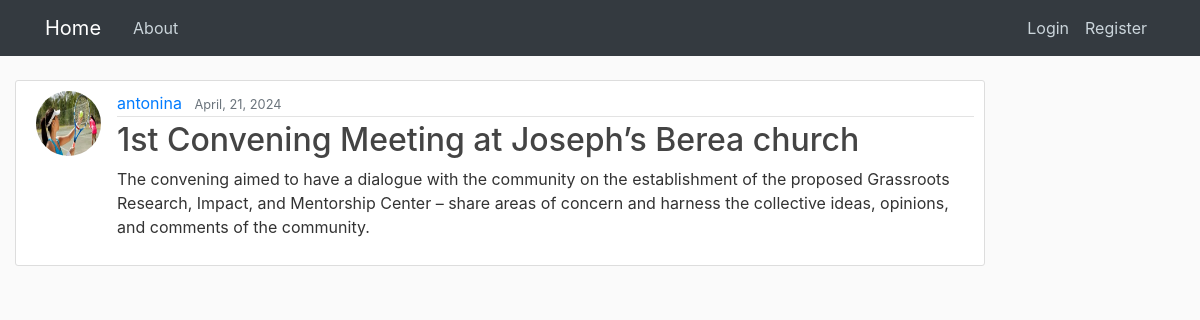
The page /post/29/ on the database its author committed.
### blogapp/models.py (models this page shows, shortened)
class Post(models.Model):
	title = models.CharField(max_length=100)
	content = models.TextField()
	date_posted = models.DateTimeField(default=timezone.now)
	author = models.ForeignKey(User, on_delete=models.CASCADE)

### users/models.py (models this page shows, shortened)
class Profile(models.Model):
    user = models.OneToOneField(User, on_delete=models.CASCADE)
    image = models.ImageField(default='default.jpg', upload_to='profile_pics')

### blogapp/views.py (the view)
# urls.py: path('post/<pk>/', PostDetailView.as_view(), name = 'post-detail'),
class PostDetailView(DetailView):
	model = Post

### blogapp/templates/blogapp/post_detail.html (shortened to what this page needs)
{% extends 'blogapp/main.html' %}
{% load crispy_forms_tags %}
{% block content %}
  <article class="media content-section">
    <img class="rounded-circle article-img" src="{{ post.author.profile.image.url }}">
    <div class="media-body">
      <div class="article-metadata">
        <a class="mr-2" href="{% url 'user-posts' object.author.username %}">{{ object.author }}</a>
        <small class="text-muted">{{ object.date_posted|date:"F, d, Y" }}</small>
      </div>
      <h2 class="article-title">{{ object.title }}</h2>
      <p class="article-content">{{ object.content }}</p>
    </div>
  </article>
{% endblock content %}

### blogapp/static/blogapp/main.css (style rules this page uses)
body { background: #fafafa; color: #333333; margin-top: 5rem; }
h1, h2, h3, h4, h5, h6 { color: #444444; }
.content-section { background: #ffffff; padding: 10px 20px; padding-right: 10px; border: 1px solid #dddddd; border-radius: 3px; margin-bottom: 20px; }
.article-title { color: #444444; }
.article-img { height: 65px; width: 65px; margin-right: 16px; }
.article-metadata { padding-bottom: 1px; margin-bottom: 4px; border-bottom: 1px solid #e3e3e3; }

### rows shown on the page
Post: author.profile.image (picture), author "antonina", date_posted "April, 21, 2024", title "1st Convening Meeting at Joseph’s Berea church", content "The convening aimed to have a dialogue with the community on the establishment of the proposed Grassroots Research, Impact, and Mentorship Center – share areas of concern and harness the collective ideas, opinions, and comments of the community."
